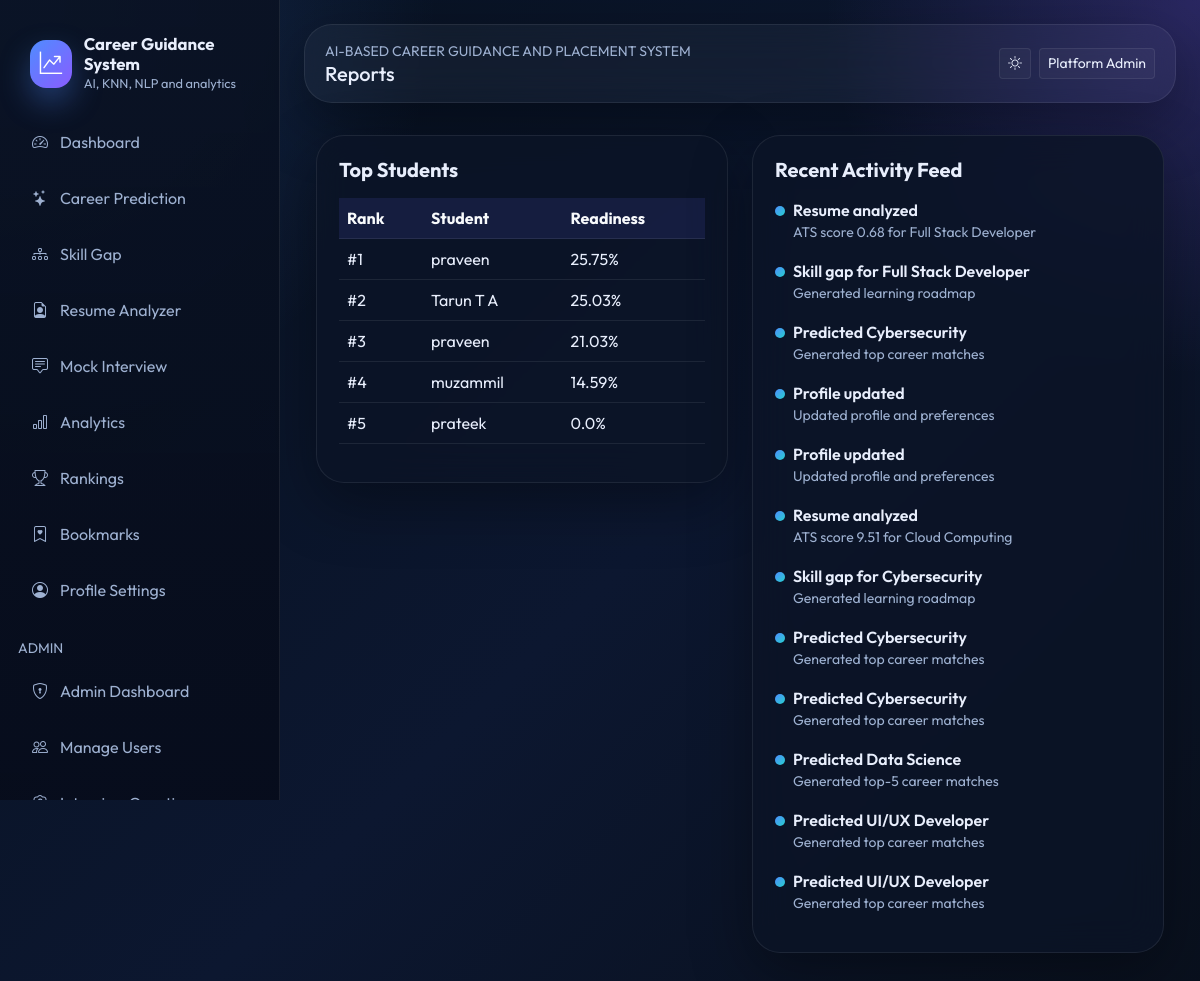
The page /admin/reports (signed in) on the database its author committed.
### models/db_models.py (models this page shows, shortened)
class TimestampMixin:
    created_at = db.Column(db.DateTime, default=datetime.utcnow, nullable=False)
    updated_at = db.Column(db.DateTime, default=datetime.utcnow, onupdate=datetime.utcnow, nullable=False)

class User(UserMixin, TimestampMixin, db.Model):
    __tablename__ = "users"
    id = db.Column(db.Integer, primary_key=True)
    full_name = db.Column(db.String(120), nullable=False)
    email = db.Column(db.String(150), unique=True, nullable=False, index=True)
    password_hash = db.Column(db.String(255), nullable=False)
    role = db.Column(db.String(20), default="student", nullable=False)
    college = db.Column(db.String(150))
    course = db.Column(db.String(120))
    year = db.Column(db.String(20))
    bio = db.Column(db.Text)
    photo = db.Column(db.String(255), default="default-avatar.svg")
    skills_json = db.Column(db.Text)
    is_active = db.Column(db.Boolean, default=True, nullable=False)
    last_login = db.Column(db.DateTime)
    career_predictions = db.relationship("CareerPrediction", backref="user", lazy=True, cascade="all, delete-orphan")
    resumes = db.relationship("Resume", backref="user", lazy=True, cascade="all, delete-orphan")
    interviews = db.relationship("InterviewResult", backref="user", lazy=True, cascade="all, delete-orphan")
    gaps = db.relationship("SkillGapAnalysis", backref="user", lazy=True, cascade="all, delete-orphan")
    bookmarks = db.relationship("CareerBookmark", backref="user", lazy=True, cascade="all, delete-orphan")

class UserActivity(TimestampMixin, db.Model):
    __tablename__ = "user_activities"
    id = db.Column(db.Integer, primary_key=True)
    user_id = db.Column(db.Integer, db.ForeignKey("users.id"), nullable=False)
    activity_type = db.Column(db.String(50), nullable=False)
    title = db.Column(db.String(120), nullable=False)
    detail = db.Column(db.Text)
    score = db.Column(db.Float, default=0)

### routes/admin.py (the view)
@admin_bp.route("/reports")
@admin_required
def reports():
    rankings = build_user_rankings()[:10]
    recent_activities = UserActivity.query.order_by(UserActivity.created_at.desc()).limit(12).all()
    return render_template("admin/reports.html", rankings=rankings, recent_activities=recent_activities)

### app.py (called while the page is built)
@login_manager.user_loader
def load_user(user_id):
    return User.query.get(int(user_id))

### routes/admin.py (called while the page is built)
def admin_required(view_function):
    @wraps(view_function)
    @login_required
    def wrapper(*args, **kwargs):
        if current_user.role != "admin":
            flash("Administrator access required.", "danger")
            return redirect(url_for("student.dashboard"))
        return view_function(*args, **kwargs)
    return wrapper

### utils/ml_utils.py (called while the page is built)
def placement_readiness_score(prediction_score: float, skill_score: float, resume_score: float, interview_score: float) -> float:
    return round((prediction_score * 0.25) + (skill_score * 0.3) + (resume_score * 0.25) + (interview_score * 0.2), 2)

### templates/admin/reports.html (shortened to what this page needs)
{% extends "base.html" %}
{% block page_title %}Reports{% endblock %}
{% block content %}
<div class="container py-4">
  <div class="row g-4">
    <div class="col-lg-6">
      <div class="glass-card h-100">
        <h5 class="fw-bold mb-3">Top Students</h5>
        <div class="table-responsive">
          <table class="table align-middle">
            <thead><tr><th>Rank</th><th>Student</th><th>Readiness</th></tr></thead>
            <tbody>
              {% for item in rankings %}
              <tr><td>#{{ item.rank }}</td><td>{{ item.user.full_name }}</td><td>{{ item.readiness }}%</td></tr>
              {% else %}
              <tr><td colspan="3" class="text-muted">No ranking data yet.</td></tr>
              {% endfor %}
            </tbody>
          </table>
        </div>
      </div>
    </div>
    <div class="col-lg-6">
      <div class="glass-card h-100">
        <h5 class="fw-bold mb-3">Recent Activity Feed</h5>
        {% for activity in recent_activities %}
        <div class="timeline-item">
          <div class="fw-semibold">{{ activity.title }}</div>
          <div class="text-muted small">{{ activity.detail }}</div>
        </div>
        {% else %}
        <p class="text-muted">No activity has been recorded yet.</p>
        {% endfor %}
      </div>
    </div>
  </div>
</div>
{% endblock %}

### templates/base.html (shortened to what this page needs)
<!doctype html>
<html lang="en">
<head>
  <link href="https://cdn.jsdelivr.net/npm/bootstrap@5.3.3/dist/css/bootstrap.min.css" rel="stylesheet">
  <link href="https://cdn.jsdelivr.net/npm/bootstrap-icons@1.11.3/font/bootstrap-icons.min.css" rel="stylesheet">
  <link rel="stylesheet" href="{{ url_for('static', filename='css/style.css') }}">
</head>
<body class="{% if current_user.is_authenticated %}app-shell{% else %}public-shell{% endif %}">
  {% if current_user.is_authenticated %}
  <aside class="sidebar d-none d-lg-block">
    <div class="brand">
      <div class="brand-mark"><i class="bi bi-graph-up-arrow"></i></div>
      <div>
        <div class="brand-title">Career Guidance System</div>
        <div class="brand-subtitle">AI, KNN, NLP and analytics</div>
      </div>
    </div>
    <div class="nav flex-column nav-pills">
      <a class="nav-link sidebar-link" href="{{ url_for('student.dashboard') }}"><i class="bi bi-speedometer2"></i>Dashboard</a>
      <a class="nav-link sidebar-link" href="{{ url_for('student.career_prediction') }}"><i class="bi bi-stars"></i>Career Prediction</a>
      <a class="nav-link sidebar-link" href="{{ url_for('student.skill_gap') }}"><i class="bi bi-diagram-3"></i>Skill Gap</a>
      <a class="nav-link sidebar-link" href="{{ url_for('student.resume_analyzer') }}"><i class="bi bi-file-earmark-person"></i>Resume Analyzer</a>
      <a class="nav-link sidebar-link" href="{{ url_for('student.mock_interview') }}"><i class="bi bi-chat-square-text"></i>Mock Interview</a>
      <a class="nav-link sidebar-link" href="{{ url_for('student.analytics') }}"><i class="bi bi-bar-chart"></i>Analytics</a>
      <a class="nav-link sidebar-link" href="{{ url_for('student.rankings') }}"><i class="bi bi-trophy"></i>Rankings</a>
      <a class="nav-link sidebar-link" href="{{ url_for('student.bookmarks') }}"><i class="bi bi-bookmark-heart"></i>Bookmarks</a>
      <a class="nav-link sidebar-link" href="{{ url_for('auth.profile') }}"><i class="bi bi-person-circle"></i>Profile Settings</a>
      {% if current_user.role == 'admin' %}
      <div class="mt-3 mb-2 small text-uppercase text-muted">Admin</div>
      <a class="nav-link sidebar-link" href="{{ url_for('admin.dashboard') }}"><i class="bi bi-shield-lock"></i>Admin Dashboard</a>
      <a class="nav-link sidebar-link" href="{{ url_for('admin.users') }}"><i class="bi bi-people"></i>Manage Users</a>
      <a class="nav-link sidebar-link" href="{{ url_for('admin.questions') }}"><i class="bi bi-patch-question"></i>Interview Questions</a>
      {% endif %}
    </div>
  </aside>
  {% endif %}
  <main class="main-content">
    <div class="topbar mb-4 d-flex flex-wrap align-items-center justify-content-between gap-3">
      <div>
        <div class="small text-uppercase text-muted">AI-Based Career Guidance and Placement System</div>
        <h5 class="mb-0">{% block page_title %}Dashboard{% endblock %}</h5>
      </div>
      <div class="d-flex align-items-center gap-2">
        <button class="btn btn-outline-soft btn-sm" type="button" data-theme-toggle></button>
        {% if current_user.is_authenticated %}
        <a href="{{ url_for('auth.profile') }}" class="btn btn-outline-soft btn-sm">{{ current_user.full_name }}</a>
        {% else %}
        <a href="{{ url_for('auth.login') }}" class="btn btn-outline-soft btn-sm">Login</a>
        <a href="{{ url_for('auth.register') }}" class="btn btn-primary-gradient btn-sm">Register</a>
        {% endif %}
      </div>
    </div>
    <div class="toast-container position-fixed top-0 end-0 p-3">
    </div>
    {% block content %}{% endblock %}
  </main>
</body>
</html>

### rows shown on the page
User: full_name "Platform Admin"
User: user.full_name "praveen"
User: user.full_name "Tarun T A"
User: user.full_name "praveen"
User: user.full_name "muzammil"
User: user.full_name "prateek"
UserActivity: title "Resume analyzed", detail "ATS score 0.68 for Full Stack Developer"
UserActivity: title "Skill gap for Full Stack Developer", detail "Generated learning roadmap"
UserActivity: title "Predicted Cybersecurity", detail "Generated top career matches"
UserActivity: title "Profile updated", detail "Updated profile and preferences"
UserActivity: title "Profile updated", detail "Updated profile and preferences"
UserActivity: title "Resume analyzed", detail "ATS score 9.51 for Cloud Computing"
UserActivity: title "Skill gap for Cybersecurity", detail "Generated learning roadmap"
UserActivity: title "Predicted Cybersecurity", detail "Generated top career matches"
UserActivity: title "Predicted Cybersecurity", detail "Generated top career matches"
UserActivity: title "Predicted Data Science", detail "Generated top-5 career matches"
UserActivity: title "Predicted UI/UX Developer", detail "Generated top career matches"
UserActivity: title "Predicted UI/UX Developer", detail "Generated top career matches"

### other values the page prints
{{ item.rank }} "1" "2" "3" "4" "5"
{{ item.readiness }} "25.75" "25.03" "21.03" "14.59" "0.0"
